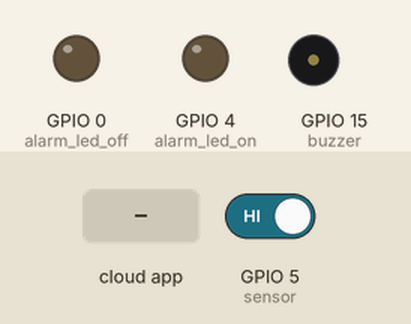
Simulated run of this sketch. Board: ESP8266 (NodeMCU). Parts: output pins drawn as LEDs (lit = HIGH), buzzer (waves = sounding, pin HIGH). The inputs (shaded band) are chosen by the test bench; at power-on: GPIO 5 (sensor) HIGH. WiFi joins after 1.5 s; servers stay silent unless stated; the Firebase database answers and starts empty; what the sketch prints to the serial monitor is not drawn.

Above: at 3.7 s.
3.8 s: the phone or cloud app sets alarm_data to 1
At 4.4 s:
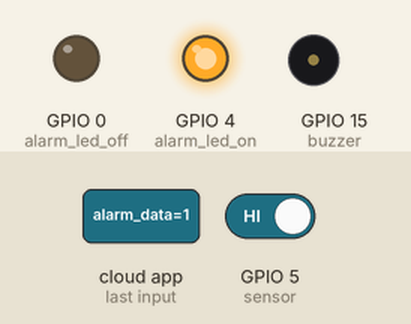
6.8 s: the phone or cloud app sets alarm_data to 0
At 7.6 s:
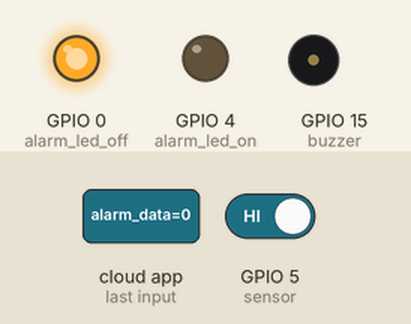
Timing chart, 0 to 9.8 s (numbered marks = the images above; inputs shaded):
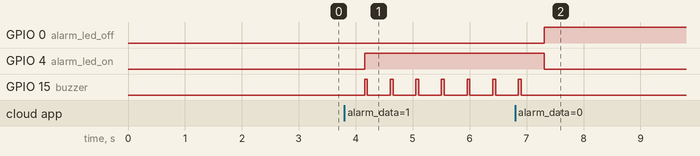

Measured:
- after the input at 3.8 s, GPIO 4 (alarm_led_on): LOW → HIGH after 0.36 s; GPIO 15 (buzzer): alternates HIGH for 0.05 s and LOW for 0.40 s, starting after 0.36 s
- after the input at 6.8 s, GPIO 0 (alarm_led_off): LOW → HIGH after 0.51 s; GPIO 4 (alarm_led_on): HIGH → LOW after 0.51 s; GPIO 15 (buzzer): goes on until 6.9 s, then stays LOW

The sketch:

IoT_door_security.ino
```cpp
#include <ESP8266WiFi.h>
#include <FirebaseESP8266.h>

#define FIREBASE_HOST "xxxxxxxxxxxxxxxx.firebaseio.com"   // Enter firebase DB URL without "https:// "  and "/" at the end of URL
#define FIREBASE_AUTH "xxxxxxxxxxxxxxxxxxxxxxxxxxxxxxxxxxxxx"   // Real-time database secret key here

#define WIFI_SSID "WIFI SSID" // WIFI SSID here
#define WIFI_PASSWORD "WIFI password"  // WIFI password here

// Declare the Firebase Data object in the global scope
FirebaseData firebaseData1;
FirebaseData firebaseData2;

//bool alarm_mode = 0;
int sensor = 5; //GPIO5 D1 Pin number on which sensor is connected
int buzzer = 15; //GPIO15 D8 Pin number on which buzzer is connected
int alarm_led_on = 4; //GPIO4 D2 Pin number on which alarm status led is connected
int alarm_led_off = 0; //GPIO0 D3 Pin number on which alarm status led is connected
int sensor_data;
String alarm_data;

void setup()
{
  pinMode(sensor, INPUT_PULLUP);
  pinMode(buzzer, OUTPUT);
  pinMode(alarm_led_on, OUTPUT);
  pinMode(alarm_led_off, OUTPUT);

  Serial.begin(115200);
  Serial.println("Serial communication started\n");
  WiFi.begin(WIFI_SSID, WIFI_PASSWORD);  //connect with wifi
  Serial.print("Connecting to ");
  Serial.print(WIFI_SSID);
  while (WiFi.status() != WL_CONNECTED)
  {
    Serial.print(".");
    delay(100);
  }
  Serial.println();
  Serial.print("Connected to ");
  Serial.println(WIFI_SSID);
  Serial.print("IP Address is : ");
  Serial.println(WiFi.localIP());  //print local IP address
  Firebase.begin(FIREBASE_HOST, FIREBASE_AUTH);   // connect to firebase
  Firebase.reconnectWiFi(true);
  delay(1000);
}

void loop()
{
  // Reading alarm data from firebase
   Firebase.getString(firebaseData2, "/door_sensor/alarm_data");
   alarm_data = firebaseData2.stringData();
   //Serial.print("ALARM Status:");
   //Serial.println(alarm_data);
   delay(100);

 if(digitalRead(sensor) == 0 && alarm_data == "0")
  {
   Serial.println("Door is Closed Alarm mode OFF");
   sensor_data = 0;
   Firebase.setInt(firebaseData1, "/door_sensor/door_status/", sensor_data);
      digitalWrite(alarm_led_on, LOW);
      digitalWrite(alarm_led_off, HIGH);
      digitalWrite(buzzer, LOW);
  }
  else if(digitalRead(sensor) == 1 && alarm_data == "0")
  {
    //Serial.println("Door is Open Alarm mode OFF");
    sensor_data = 1;
    Firebase.setInt(firebaseData1, "/door_sensor/door_status/", sensor_data);
      digitalWrite(alarm_led_on, LOW);
      digitalWrite(alarm_led_off, HIGH);
      digitalWrite(buzzer, LOW);
  }

  else if(digitalRead(sensor) == 0 && alarm_data == "1")
    {
      //Serial.println("Door is Closed Alarm mode ON");
      sensor_data = 0;
      Firebase.setInt(firebaseData1, "/door_sensor/door_status/", sensor_data);
      digitalWrite(alarm_led_on, HIGH);
      digitalWrite(alarm_led_off, LOW);
      digitalWrite(buzzer, LOW);
    }

  else if(digitalRead(sensor) == 1 && alarm_data == "1")
    {
      sensor_data = 1;
      Firebase.setInt(firebaseData1, "/door_sensor/door_status/", sensor_data);
      //Serial.println("Door is Open Alarm mode ON");
      digitalWrite(alarm_led_on, HIGH);
      digitalWrite(alarm_led_off, LOW);
      digitalWrite(buzzer, HIGH);
      delay(50);
      digitalWrite(buzzer, LOW);
  }
}
```
